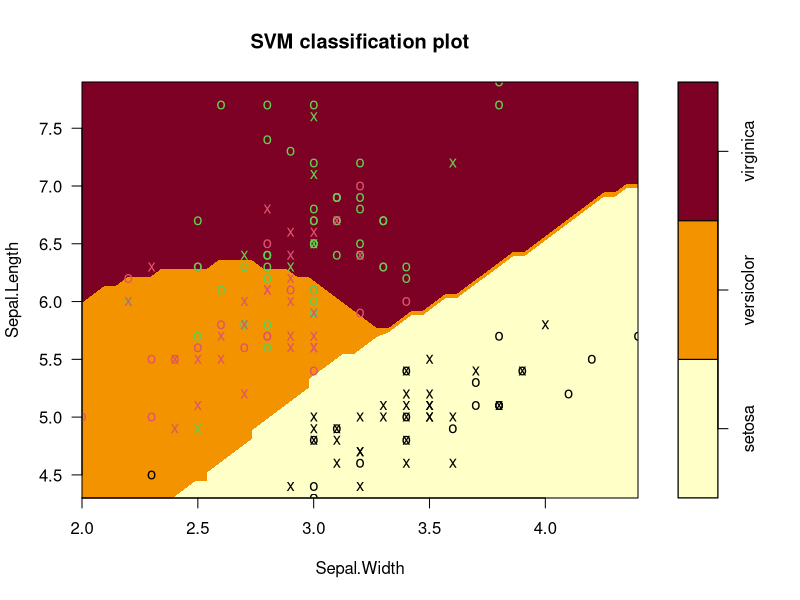

Here is the R script that generated this plot:
## ---- chunk 1
head(iris)
dim(iris)
newData <- subset(iris, select = c(Sepal.Length, Sepal.Width, Species))
newData
## ---- chunk 2
n=round(nrow(newData)*0.75)
n
## ---- chunk 3
set.seed(12345)
sample = sample(seq_len(nrow(newData)), size = n)
## ---- chunk 4
train = newData[sample,]
dim(train)
test = newData[-sample,]
dim(test)
## ---- chunk 5
library(e1071)
data_SVM <- svm(factor(Species) ~., data = train, probability=T)
head(data_SVM)
print(data_SVM)
plot(data_SVM, newData)
